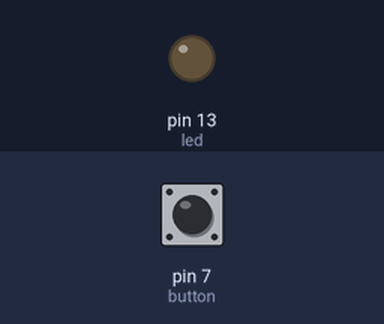
Bench run of a sketch on a simulated Arduino Uno, built with avr-gcc and run on an emulated ATmega328P. Shown: output pins drawn as LEDs (lit = HIGH). The test bench sets the inputs (shaded band); at power-on: pin 7 (button) LOW. What the sketch prints to the serial monitor is not drawn.

Above: at 1.2 s.
1.3 s: pin 7 (button) pulled HIGH for 0.15 s
2.9 s: pin 7 (button) pulsed HIGH 2 times (0.12 s each, 0.3 s apart)
At 5.1 s:
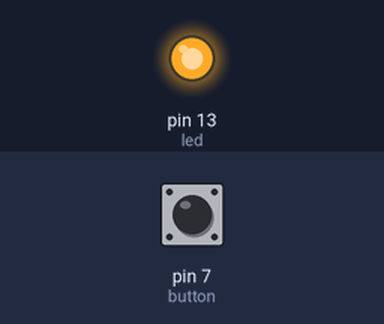
Timing chart, 0 to 6.6 s (numbered marks = the images above; inputs shaded):
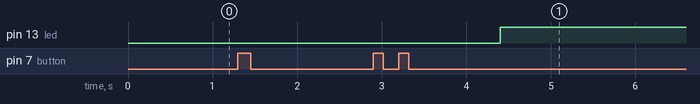

The sketch:

soundversion.ino
```cpp
const int led = 13;
const int button = 7;
int val = 0;
int oldval = 0;
int timespushed = 0;
int condition = 0;
unsigned long starttime = 0;

void setup() {
  // set led and button pins to output/input
  pinMode(led, OUTPUT);
  pinMode(button, INPUT);
}
//test change v001
void loop()
{
  //take the starting time

  Serial.begin(9600);
  oldval = LOW;
  //starting from when the button is first pushed:
  val = digitalRead(button);
  if ((val == HIGH) && (oldval == LOW))
    {
      starttime = millis();
    //listen for 1 second total to see how many times noise is heard
    while ((millis() - starttime) < 1500)
    {
      val = digitalRead(button);
      if ((val == HIGH) && (oldval == LOW))
      {
        timespushed = timespushed + 1;
        Serial.print("clap ");

      }
    //set oldval to current val
      oldval=val;
      delay(50);
    }
  }


  //turn on led if state is on and button is pushed twice, vice versa
  if ((condition == 0) && (timespushed == 2))
  {
    digitalWrite(led, HIGH);
    condition = 1 - condition;
  }
  else if ((condition == 1) && (timespushed == 2))
  {
    digitalWrite(led, LOW);
    condition = 1 - condition;
  }
  //reset times pushed
  timespushed = 0;
}
```

Measured:
- after the input at 1.3 s, every drawn part: stays the same
- after the input at 2.9 s, pin 13 (led): LOW → HIGH after 1.5 s
